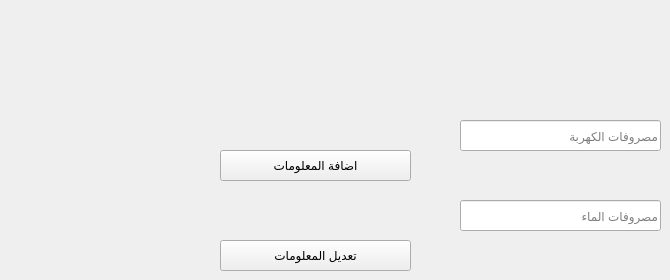
    <widget class="QWidget" name="tab_2">
     <attribute name="title">
      <string>الكهرباء</string>
     </attribute>
     <widget class="QPushButton" name="btnu_ele_water_info">
      <property name="geometry">
       <rect>
        <x>220</x>
        <y>240</y>
        <width>191</width>
        <height>31</height>
       </rect>
      </property>
      <property name="text">
       <string>تعديل المعلومات</string>
      </property>
     </widget>
     <widget class="QLineEdit" name="lineEdit_53">
      <property name="geometry">
       <rect>
        <x>460</x>
        <y>200</y>
        <width>201</width>
        <height>31</height>
       </rect>
      </property>
      <property name="text">
       <string/>
      </property>
      <property name="placeholderText">
       <string>مصروفات الماء</string>
      </property>
     </widget>
     <widget class="QPushButton" name="btna_ele_water_info">
      <property name="geometry">
       <rect>
        <x>220</x>
        <y>150</y>
        <width>191</width>
        <height>31</height>
       </rect>
      </property>
      <property name="text">
       <string>اضافة المعلومات</string>
      </property>
     </widget>
     <widget class="QLineEdit" name="lineEdit_54">
      <property name="geometry">
       <rect>
        <x>460</x>
        <y>120</y>
        <width>201</width>
        <height>31</height>
       </rect>
      </property>
      <property name="text">
       <string/>
      </property>
      <property name="placeholderText">
       <string>مصروفات الكهربة</string>
      </property>
     </widget>
    </widget>
